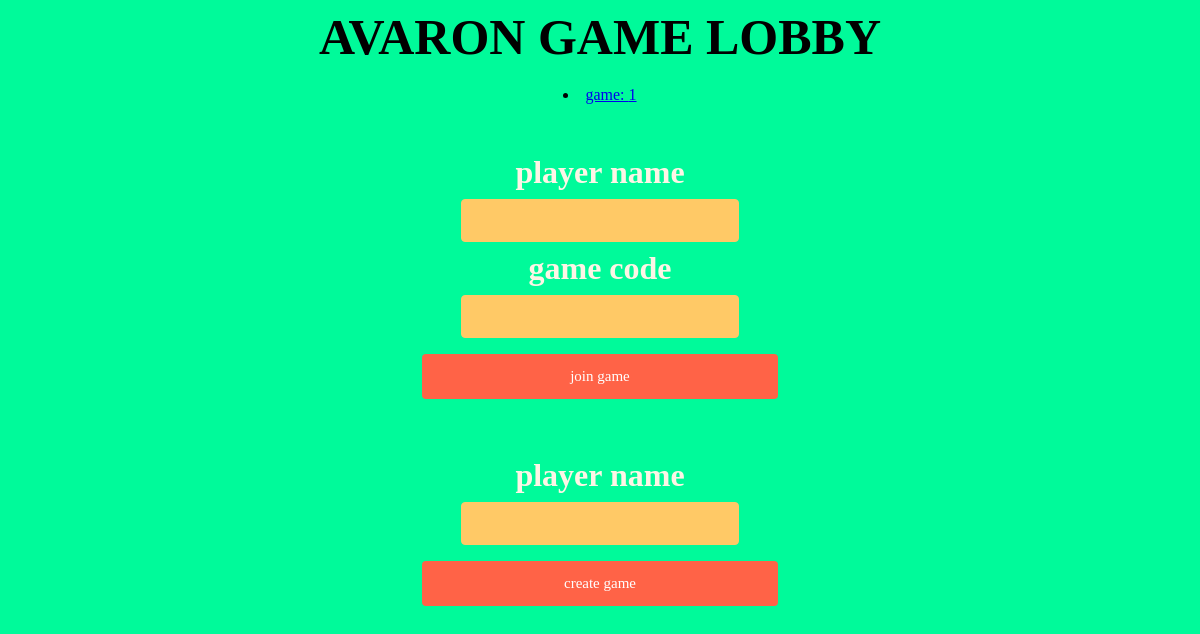
The app's page /avaron/, older data.
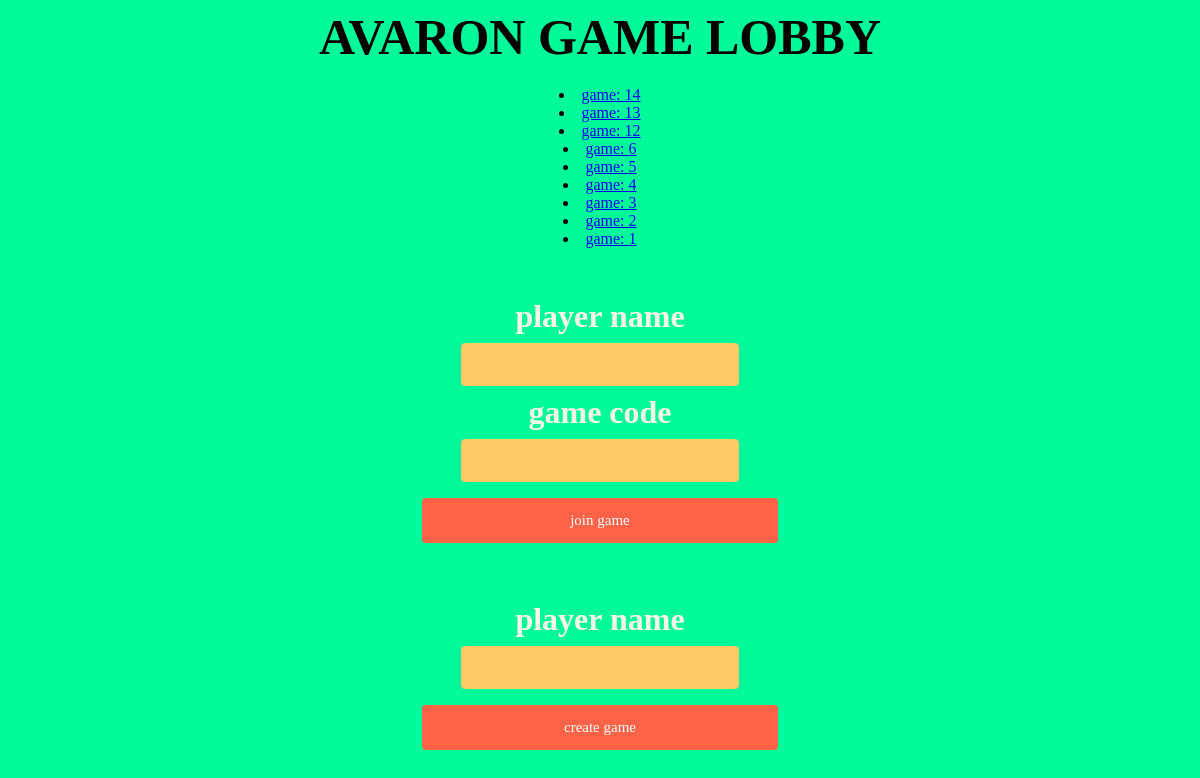
The same page, newer data.
### avaron/models.py (models this page shows, shortened)
class Game(models.Model):
	room_num = models.IntegerField()
	pub_date = models.DateTimeField('date created')
	game_started = models.BooleanField(default=0)

### avaron/views.py (the view)
def index(request):
    latest_game_list = Game.objects.order_by('-pub_date')
    template = loader.get_template('avaron/index.html')
    context = {
        'latest_game_list': latest_game_list,
    }
    request.session['gameEntry']="na"
    return HttpResponse(template.render(context, request))

### avaron/templates/avaron/index.html (shortened to what this page needs)
<!DOCTYPE html>
<html>
<head>
{% load static %}
<link href="{% static 'avaron/lobby.css' %}" rel="stylesheet" type="text/css"/>
</head>
<body>
	<h1><montserratb>AVARON GAME LOBBY</montserratb></h1>
	<p class = "bottomspace2">
	{% if latest_game_list %}
    {% for game in latest_game_list %}
        <li><a href="{% url 'avaron:game_room' game.room_num %}"><montserrat>game: {{ game.room_num }}</montserrat></a></li>
    {% endfor %}
	{% else %}</p>
    <p><montserrat>No games exist.</montserrat></p>
{% endif %}
<p class = "bottomspace">
<form method="post" onsubmit="myButton.disabled = true; return true;">
<montserrat><whiteC><h1>player name</h1></whiteC></montserrat>
<p><input id="player_name" type="text" name="player_field"></p>
<montserrat><whiteC><h1>game code</h1></whiteC></montserrat>
<p><input id="game_num" type="text" name="game_field"></p>
<input class="btn btn-primary" type="submit" id="join" value="join game">
</form></p>
<p class = "bottomspace">
<form action = "make_game/" method="post" onsubmit="myButton.disabled = true; return true;">
<montserrat><whiteC><h1>player name</h1></whiteC></montserrat>
<p><input id="player_name" type="text" name="player_field"></p>
<input type="submit" value="create game">
</form></p>
</body>
</html>

### avaron/static/avaron/lobby.css (style rules this page uses)
p { margin: 0; }
.bottomspace { margin-bottom: 50px; }
.bottomspace2 { margin-bottom: 20px; }
montserrat { font-family: "montserrat"; }
montserratb { font-family: "montserratb"; font-size: 50px; }
whiteC { color: #fdf5e6; }
h1 { margin: 0; }
body { text-align: center; background-color: #00FA9A; }
input[type=text], select { width: 20%; padding: 12px 20px; margin: 8px 0; display: inline-block; border: 1px solid #ffc966; border-radius: 4px;*/ box-sizing: border-box; background-color: #ffc966; }
input, select, textarea { color: White; font-family: "montserrat"; font-size: 15px; }
input[type=submit] { width: 30%; background-color: Tomato; color: white; padding: 14px 20px; margin: 8px 0; border: none; border-radius: 4px; cursor: pointer; }

Row changes from the older to the newer data that the page shows:
added Game: room_num "14"
added Game: room_num "13"
added Game: room_num "12"
added Game: room_num "6"
added Game: room_num "5"
added Game: room_num "4"
added Game: room_num "3"
added Game: room_num "2"
